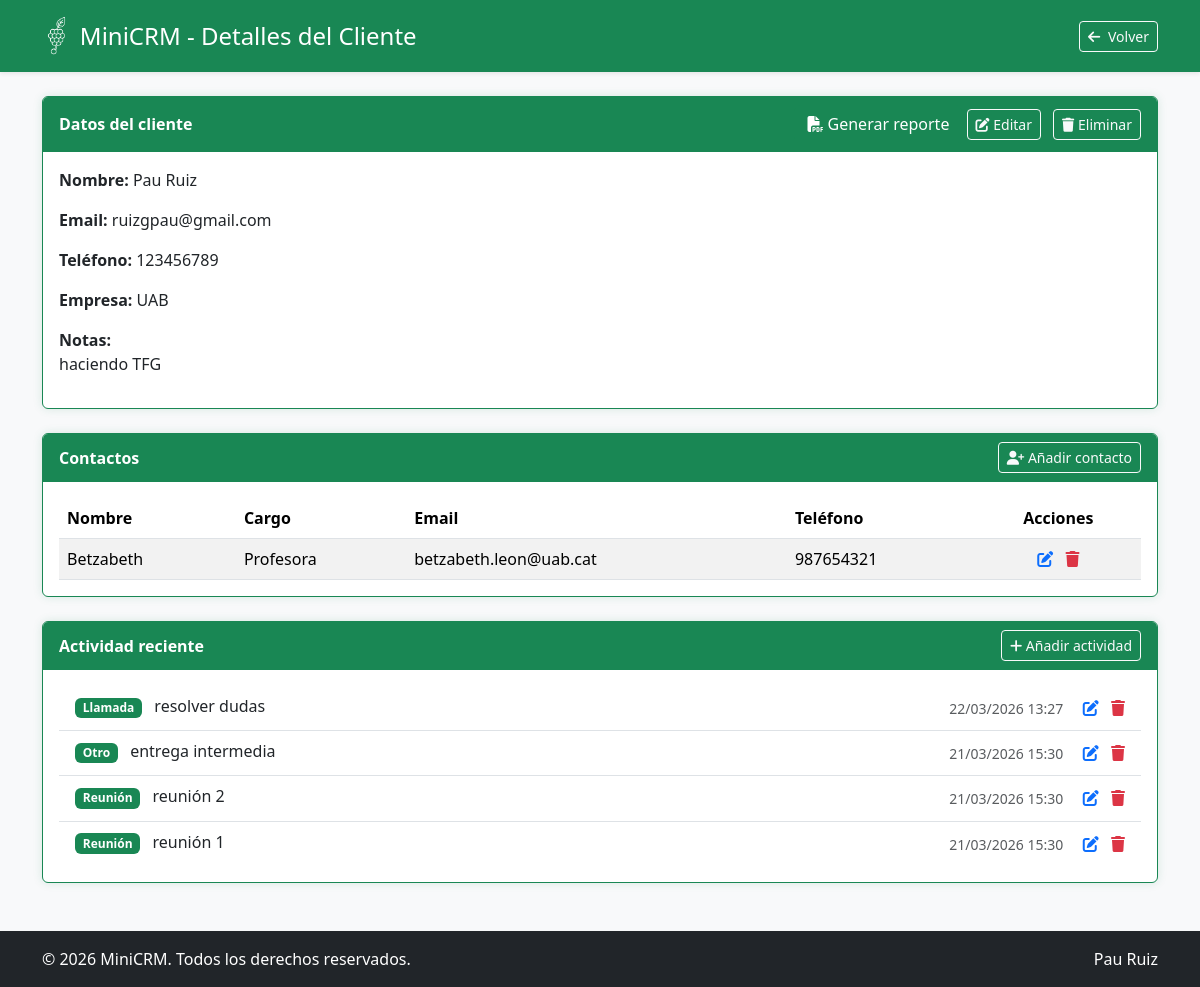
/cliente/1/ (signed in), run on the app's committed database.
### clientes/models.py (models this page shows, shortened)
class Cliente(models.Model):
    usuario = models.ForeignKey(User, on_delete=models.CASCADE)
    nombre = models.CharField(max_length=100)
    telefono = models.CharField(max_length=20)
    email = models.EmailField()
    empresa = models.CharField(max_length=100, blank=True)
    notas = models.TextField(blank=True)
    fecha_creacion = models.DateTimeField(auto_now_add=True)

class Contacto(models.Model):
    cliente = models.ForeignKey(
        Cliente,
        on_delete=models.CASCADE,
        related_name='contactos'
    )
    nombre = models.CharField(max_length=100)
    email = models.EmailField(blank=True)
    telefono = models.CharField(max_length=20, blank=True)
    cargo = models.CharField(max_length=100, blank=True)
    notas = models.TextField(blank=True)

class Actividad(models.Model):
    TIPO_CHOICES = [
        ('LLAMADA', 'Llamada'),
        ('EMAIL', 'Email'),
        ('REUNION', 'Reunión'),
        ('OTRO', 'Otro'),
    ]
    cliente = models.ForeignKey(
        Cliente,
        on_delete=models.CASCADE,
        related_name='actividades'
    )
    tipo = models.CharField(max_length=10, choices=TIPO_CHOICES)
    descripcion = models.TextField()
    fecha = models.DateTimeField(auto_now_add=True)

### clientes/views.py (the view)
# urls.py: path('cliente/<int:id>/', views.detalles_cliente, name='detalles_cliente'),
@login_required
def detalles_cliente(request, id):
    cliente = get_object_or_404(Cliente, id=id, usuario=request.user)
    contactos = cliente.contactos.all()  # related_name
    actividades = cliente.actividades.order_by('-fecha')
    return render(request, 'clientes/detalles_cliente.html', {
        'cliente': cliente,
        'contactos': contactos,
        'actividades': actividades,
    })

### clientes/templates/clientes/detalles_cliente.html (shortened to what this page needs)
{% load static %}
<!DOCTYPE html>
<html lang="es">
<head>
    <link href="https://cdn.jsdelivr.net/npm/bootstrap@5.3.2/dist/css/bootstrap.min.css" rel="stylesheet">
    <link rel="stylesheet" href="https://cdnjs.cloudflare.com/ajax/libs/font-awesome/6.4.0/css/all.min.css">
</head>
<body class="bg-light">
<header class="bg-success text-white py-3 mb-4 shadow-sm">
    <div class="container d-flex justify-content-between align-items-center">
        <div class="d-flex align-items-center">
            <img src="{% static 'img/logo.png' %}" alt="Logo" style="height:40px;" class="me-2">
            <h4 class="mb-0">MiniCRM - Detalles del Cliente</h4>
        </div>
        <a href="{% url 'lista_clientes' %}" class="btn btn-outline-light btn-sm">
            <i class="fa fa-arrow-left me-1"></i> Volver
        </a>
    </div>
</header>
<main class="flex-fill container">
    <div class="card mb-4">
        <div class="card-header table-primary d-flex justify-content-between align-items-center">
            <strong>Datos del cliente</strong>
            <div>
                <a href="{% url 'reporte_cliente' cliente.id %}" class="btn btn-success">
                    <i class="fa fa-file-pdf"></i> Generar reporte
                </a>
                <a href="{% url 'editar_cliente' cliente.id %}" class="btn btn-sm btn-outline-light me-2">
                    <i class="fa fa-edit"></i> Editar
                </a>
                <a href="{% url 'eliminar_cliente' cliente.id %}" class="btn btn-sm btn-outline-light"
                   onclick="return confirm('¿Eliminar cliente?');">
                    <i class="fa fa-trash"></i> Eliminar
                </a>
            </div>
        </div>
        <div class="card-body">
            <p><strong>Nombre:</strong> {{ cliente.nombre }}</p>
            <p><strong>Email:</strong> {{ cliente.email }}</p>
            <p><strong>Teléfono:</strong> {{ cliente.telefono }}</p>
            <p><strong>Empresa:</strong> {{ cliente.empresa }}</p>
            {% if cliente.notas %}
            <p><strong>Notas:</strong><br>{{ cliente.notas }}</p>
            {% endif %}
        </div>
    </div>
    <div class="card">
        <div class="card-header table-primary d-flex justify-content-between align-items-center">
            <strong>Contactos</strong>
            <a href="{% url 'nuevo_contacto' cliente.id %}" class="btn btn-sm btn-outline-light">
                <i class="fa fa-user-plus"></i> Añadir contacto
            </a>
        </div>
        <div class="card-body">
            {% if contactos %}
            <div class="d-none d-md-block">
                <div class="table-responsive">
                    <table class="table table-striped mb-0">
                        <thead>
                            <tr>
                                <th>Nombre</th>
                                <th>Cargo</th>
                                <th>Email</th>
                                <th>Teléfono</th>
                                <th class="text-center">Acciones</th>
                            </tr>
                        </thead>
                        <tbody>
                            {% for contacto in contactos %}
                            <tr>
                                <td>{{ contacto.nombre }}</td>
                                <td>{{ contacto.cargo }}</td>
                                <td>{{ contacto.email }}</td>
                                <td>{{ contacto.telefono }}</td>
                                <td class="text-center">
                                    <a href="{% url 'editar_contacto' contacto.id %}" title="Editar" class="me-2 text-decoration-none">
                                        <i class="fa fa-edit"></i>
                                    </a>
                                    <a href="{% url 'eliminar_contacto' contacto.id %}" title="Borrar" class="text-danger"
                                    onclick="return confirm('¿Eliminar contacto?');">
                                        <i class="fa fa-trash"></i>
                                    </a>
                                </td>
                            </tr>
                            {% endfor %}
                        </tbody>
                    </table>
                </div>
            </div>
            {% else %}
            <div class="p-3 text-center text-muted">
                No hay contactos registrados para este cliente
            </div>
            {% endif %}
        </div>
    </div>
    <div class="card mt-4">
        <div class="card-header table-primary d-flex justify-content-between align-items-center">
            <strong>Actividad reciente</strong>
            <a href="{% url 'nueva_actividad' cliente.id %}" class="btn btn-sm btn-outline-light">
                <i class="fa fa-plus"></i> Añadir actividad
            </a>
        </div>
        <div class="card-body">
            {% if actividades %}
                <div class="d-none d-md-block">
                    <ul class="list-group list-group-flush">
                        {% for actividad in actividades %}
                        <li class="list-group-item">
                            <div class="d-flex justify-content-between align-items-center">
                                <div>
                                    <div class="mb-1">
                                        <span class="badge bg-success me-2">
                                            {{ actividad.get_tipo_display }}
                                        </span>
                                        {{ actividad.descripcion }}
                                    </div>
                                </div>
                                <div class="text-end">
                                    <small class="text-muted me-3">
                                        {{ actividad.fecha|date:"d/m/Y H:i" }}
                                    </small>
                                    <a href="{% url 'editar_actividad' actividad.id %}" class="me-2 text-decoration-none">
                                        <i class="fa fa-edit"></i>
                                    </a>
                                    <a href="{% url 'eliminar_actividad' actividad.id %}" class="text-danger"
                                        onclick="return confirm('¿Eliminar actividad?');">
                                        <i class="fa fa-trash"></i>
                                    </a>
                                </div>
                            </div>
                        </li>
                        {% endfor %}
                    </ul>
                </div>
            {% else %}
                <div class="p-3 text-center text-muted">
                    No hay actividades registradas para este cliente
                </div>
            {% endif %}
        </div>
    </div>
</main>
<footer class="bg-dark text-white py-3 mt-5 shadow-sm">
    <div class="container d-flex justify-content-between align-items-center">
        <div>
            &copy; 2026 MiniCRM. Todos los derechos reservados.
        </div>
        <div>
           <a href="https://www.linkedin.com/in/pau-ruiz-guti%C3%A9rrez-55abb0360/"
            class="text-white footer-link" target="_blank" style="text-decoration: none;">
            Pau Ruiz
            </a>
        </div>
    </div>
</footer>
</body>
</html>

### clientes/templates/clientes/detalles_cliente.html (style rules this page uses)
.btn-primary, .table-primary { background-color: #198754; border-color: #198754; color: white; }
.card { border: 1px solid #198754; box-shadow: 0 0 10px rgba(25, 135, 84, 0.15); }
html, body { height: 100%; }
body { display: flex; flex-direction: column; }
main { flex: 1; }

### data on the page
Cliente: nombre "Pau Ruiz", email "ruizgpau@gmail.com", telefono "123456789", empresa "UAB", notas "haciendo TFG"
Contacto: nombre "Betzabeth", cargo "Profesora", email "betzabeth.leon@uab.cat", telefono "987654321"
Actividad: tipo "Llamada", descripcion "resolver dudas", fecha "22/03/2026 13:27"
Actividad: tipo "Otro", descripcion "entrega intermedia", fecha "21/03/2026 15:30"
Actividad: tipo "Reunión", descripcion "reunión 2", fecha "21/03/2026 15:30"
Actividad: tipo "Reunión", descripcion "reunión 1", fecha "21/03/2026 15:30"
